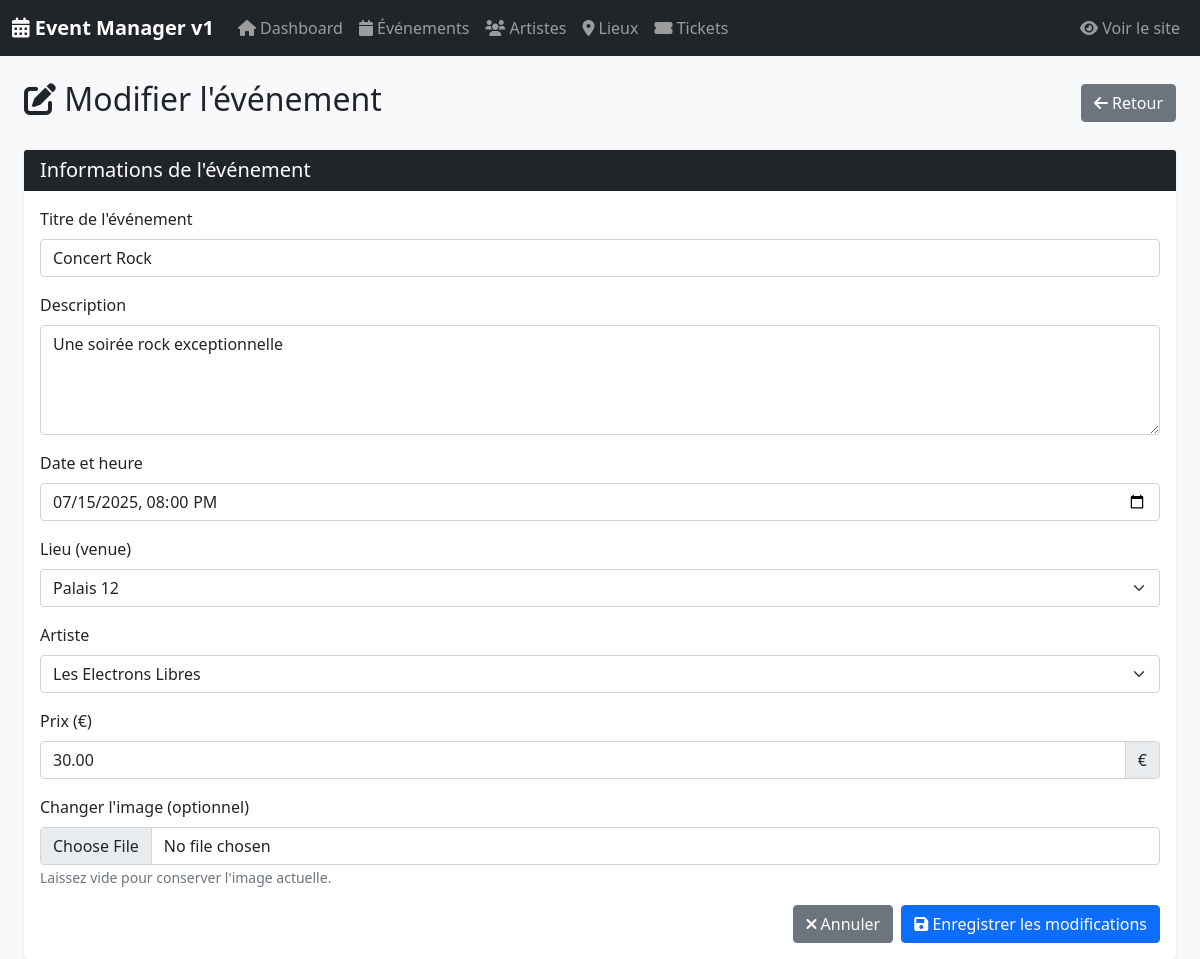
The app's page /admin/evenement_modifier.php?id=1 with its own data.
### tables this page shows
CREATE TABLE `evenement` (
  `id_evenement` int(11) NOT NULL,
  `titre` varchar(255) NOT NULL,
  `description` text DEFAULT NULL,
  `date_heure` datetime NOT NULL,
  `prix` decimal(10,2) DEFAULT 0.00,
  `id_venue` int(11) DEFAULT NULL,
  `id_artiste` int(11) DEFAULT NULL,
  `image` varchar(255) DEFAULT NULL
);

CREATE TABLE `venue` (
  `id_venue` int(11) NOT NULL,
  `nom` varchar(255) NOT NULL,
  `type` varchar(100) DEFAULT NULL,
  `adresse` varchar(255) DEFAULT NULL,
  `url` varchar(255) DEFAULT NULL,
  `photo` varchar(255) DEFAULT NULL
);

CREATE TABLE `artiste` (
  `id_artiste` int(11) NOT NULL,
  `nom` varchar(255) NOT NULL,
  `url` varchar(255) DEFAULT NULL,
  `photo` varchar(255) DEFAULT NULL
);

### classes/Evenement.php (called while the page is built, shortened)
<?php
class Evenement {
    private $conn;
    private $table = 'evenement';
    public function __construct($db) {
        $this->conn = $db;
    }
    public function lireUn($id) {
        $query = "SELECT e.*, v.nom as venue_nom, a.nom as artiste_nom
                  FROM " . $this->table . " e
                  LEFT JOIN venue v ON e.id_venue = v.id_venue
                  LEFT JOIN artiste a ON e.id_artiste = a.id_artiste
                  WHERE e.id_evenement = :id";
        $stmt = $this->conn->prepare($query);
        $stmt->bindParam(':id', $id);
        $stmt->execute();
        return $stmt->fetch(PDO::FETCH_ASSOC);
    }
}
?>

### classes/Venue.php (called while the page is built, shortened)
<?php
class Venue {
    private $conn;
    private $table = 'venue';
    public function __construct($db) {
        $this->conn = $db;
    }
    public function lire() {
        $query = "SELECT * FROM " . $this->table . " ORDER BY nom ASC";
        $stmt = $this->conn->prepare($query);
        $stmt->execute();
        return $stmt->fetchAll(PDO::FETCH_ASSOC);
    }
}
?>

### classes/Artiste.php (called while the page is built, shortened)
<?php
class Artiste {
    private $conn;
    private $table = 'artiste';
    public function __construct($db) {
        $this->conn = $db;
    }
    public function lire() {
        $query = "SELECT * FROM " . $this->table . " ORDER BY nom ASC";
        $stmt = $this->conn->prepare($query);
        $stmt->execute();
        return $stmt->fetchAll(PDO::FETCH_ASSOC);
    }
}
?>

### admin/evenement_modifier.php (the view, shortened to what this page needs)
<?php
require_once '../classes/Evenement.php';
require_once '../classes/Venue.php';
require_once '../classes/Artiste.php';
$database = new Database();
$db = $database->getConnection();
$evenement = new Evenement($db);
$venue = new Venue($db);
$artiste = new Artiste($db);
$id = $_GET['id'] ?? 0;
$eventData = $evenement->lireUn($id);
$venues = $venue->lire();
$artistes = $artiste->lire();
include 'includes/header.php';
?>
<div class="container-fluid">
    <div class="d-flex justify-content-between align-items-center mb-4">
        <h2><i class="fas fa-edit"></i> Modifier l'événement</h2>
        <a href="evenements.php" class="btn btn-secondary">
            <i class="fas fa-arrow-left"></i> Retour
        </a>
    </div>
    <div class="card">
        <div class="card-header bg-dark text-white">
            <h5 class="mb-0">Informations de l'événement</h5>
        </div>
        <div class="card-body">
            <form method="POST" enctype="multipart/form-data">
                <div class="mb-3">
                    <label class="form-label">Titre de l'événement</label>
                    <input type="text" name="titre" class="form-control"
                           value="<?= htmlspecialchars($eventData['titre']) ?>" required>
                </div>
                <div class="mb-3">
                    <label class="form-label">Description</label>
                    <textarea name="description" class="form-control" rows="4"><?= htmlspecialchars($eventData['description']) ?></textarea>
                </div>
                <div class="mb-3">
                    <label class="form-label">Date et heure</label>
                    <input type="datetime-local" name="date_heure" class="form-control"
                           value="<?= date('Y-m-d\TH:i', strtotime($eventData['date_heure'])) ?>" required>
                </div>
                <div class="mb-3">
                    <label class="form-label">Lieu (venue)</label>
                    <select name="id_venue" class="form-select" required>
                        <?php foreach ($venues as $v): ?>
                        <option value="<?= $v['id_venue'] ?>" <?= ($eventData['id_venue'] == $v['id_venue']) ? 'selected' : '' ?>>
                            <?= htmlspecialchars($v['nom']) ?>
                        </option>
                        <?php endforeach; ?>
                    </select>
                </div>
                <div class="mb-3">
                    <label class="form-label">Artiste</label>
                    <select name="id_artiste" class="form-select">
                        <?php foreach ($artistes as $art): ?>
                        <option value="<?= $art['id_artiste'] ?>" <?= ($eventData['id_artiste'] == $art['id_artiste']) ? 'selected' : '' ?>>
                            <?= htmlspecialchars($art['nom']) ?>
                        </option>
                        <?php endforeach; ?>
                    </select>
                </div>
                <div class="mb-3">
                    <label class="form-label">Prix (€)</label>
                    <div class="input-group">
                        <input type="number" name="prix" class="form-control" step="0.01" min="0"
                               value="<?= $eventData['prix'] ?>">
                        <span class="input-group-text">€</span>
                    </div>
                </div>
                <div class="mb-3">
                    <label class="form-label">Changer l'image (optionnel)</label>
                    <input type="file" name="image" class="form-control" accept="image/*">
                    <small class="text-muted">Laissez vide pour conserver l'image actuelle.</small>
                </div>
                <div class="d-grid gap-2 d-md-flex justify-content-md-end">
                    <a href="evenements.php" class="btn btn-secondary">
                        <i class="fas fa-times"></i> Annuler
                    </a>
                    <button type="submit" class="btn btn-primary">
                        <i class="fas fa-save"></i> Enregistrer les modifications
                    </button>
                </div>
            </form>
        </div>
    </div>
</div>
<?php include 'includes/footer.php'; ?>

### admin/includes/header.php (style rules this page uses)
body { background-color: #f8f9fa; }
.card { border: none; box-shadow: 0 0.125rem 0.25rem rgba(0,0,0,0.075); }
.card-header { font-weight: 600; }

### records on screen
evenement: titre "Concert Rock", description "Une soirée rock exceptionnelle", date_heure "07/15/2025 20:00", id_venue "Palais 12", id_artiste "Les Electrons Libres", prix "30.00"
